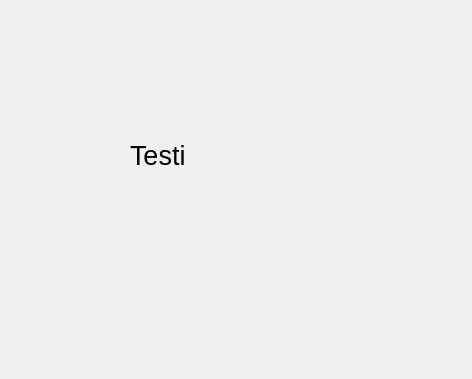
<?xml version="1.0" encoding="UTF-8"?>
<ui version="4.0">
 <class>Form</class>
 <widget class="QWidget" name="Form">
  <property name="geometry">
   <rect>
    <x>0</x>
    <y>0</y>
    <width>472</width>
    <height>379</height>
   </rect>
  </property>
  <property name="windowTitle">
   <string>Form</string>
  </property>
  <widget class="QLabel" name="Testi">
   <property name="geometry">
    <rect>
     <x>130</x>
     <y>110</y>
     <width>171</width>
     <height>91</height>
    </rect>
   </property>
   <property name="font">
    <font>
     <pointsize>20</pointsize>
    </font>
   </property>
   <property name="text">
    <string>Testi</string>
   </property>
  </widget>
 </widget>
 <resources/>
 <connections/>
</ui>
